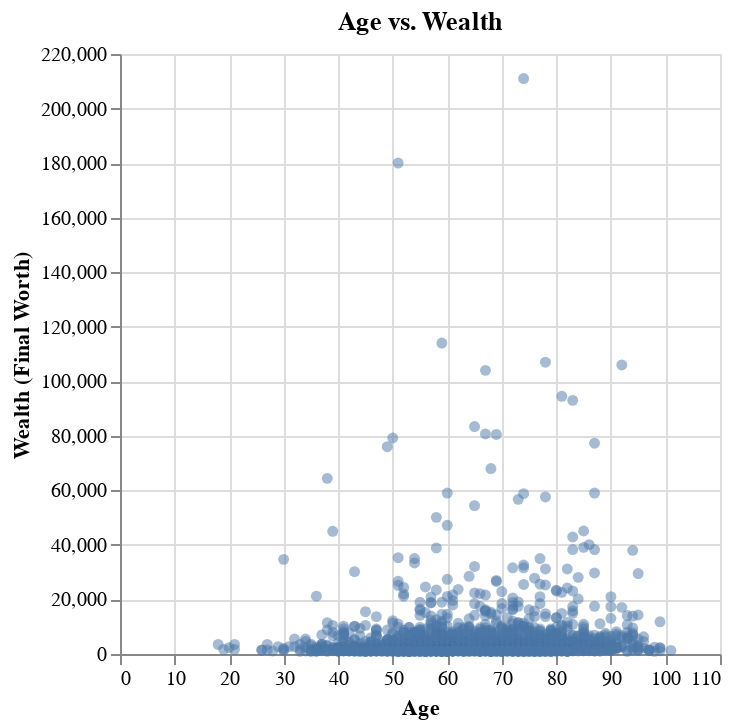

Notebook source saved alongside this figure:
### Code cell
chart = alt.Chart(df_cleaned).mark_circle(opacity=0.5).encode(
    x=alt.X('age:Q', title='Age'),
    y=alt.Y('finalWorth:Q', title='Wealth (Final Worth)'),
    tooltip=['age', 'finalWorth']
).properties(
    title='Age vs. Wealth'
)
chart

### Figure 1 — Vega-Lite specification as saved in the notebook (floating-point values rounded to 4 significant figures; data arrays with more than 128 entries replaced by an {"elided": "..."} marker saying what was removed)
{"config": {"view": {"continuousWidth": 300, "continuousHeight": 300}}, "data": {"name": "data-ca8e8197e12cf2c891d71e73f5492bfe"}, "mark": {"type": "circle", "opacity": 0.5}, "encoding": {"tooltip": [{"field": "age", "type": "quantitative"}, {"field": "finalWorth", "type": "quantitative"}], "x": {"field": "age", "title": "Age", "type": "quantitative"}, "y": {"field": "finalWorth", "title": "Wealth (Final Worth)", "type": "quantitative"}}, "title": "Age vs. Wealth", "$schema": "https://vega.github.io/schema/vega-lite/v5.20.1.json", "datasets": {"data-ca8e8197e12cf2c891d71e73f5492bfe": {"elided": "2575 records"}}}
